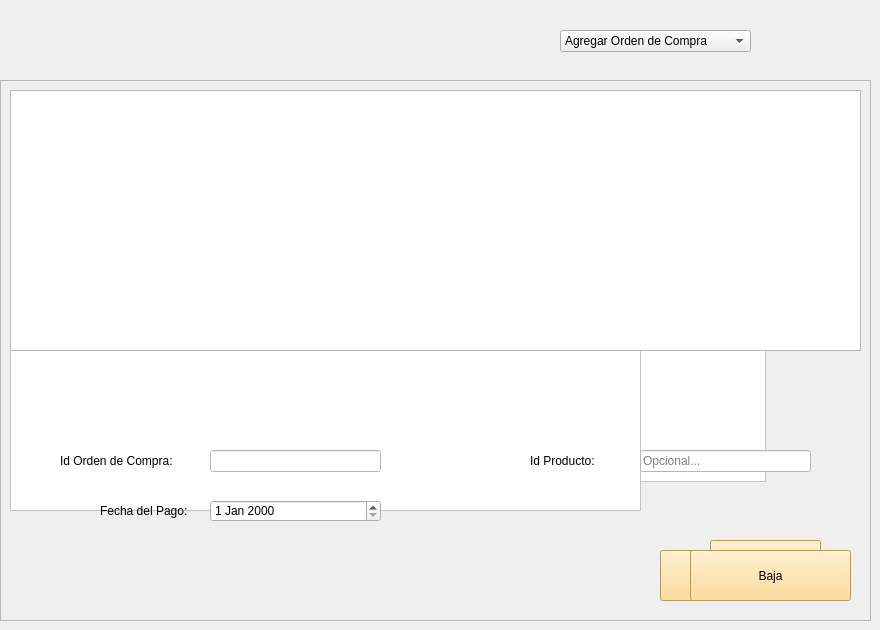
   <widget class="QWidget" name="tab_3">
    <attribute name="title">
     <string>Gestion de Pedidos</string>
    </attribute>
    <widget class="QLabel" name="label_21">
     <property name="geometry">
      <rect>
       <x>70</x>
       <y>110</y>
       <width>121</width>
       <height>21</height>
      </rect>
     </property>
     <property name="styleSheet">
      <string notr="true">font: 12pt &quot;Segoe UI&quot;;</string>
     </property>
     <property name="text">
      <string>Rut del provedor:</string>
     </property>
    </widget>
    <widget class="QLabel" name="label_22">
     <property name="geometry">
      <rect>
       <x>60</x>
       <y>160</y>
       <width>131</width>
       <height>21</height>
      </rect>
     </property>
     <property name="styleSheet">
      <string notr="true">font: 12pt &quot;Segoe UI&quot;;</string>
     </property>
     <property name="text">
      <string> Fecha Realizacion:</string>
     </property>
    </widget>
    <widget class="QLabel" name="label_23">
     <property name="geometry">
      <rect>
       <x>90</x>
       <y>220</y>
       <width>101</width>
       <height>21</height>
      </rect>
     </property>
     <property name="styleSheet">
      <string notr="true">font: 12pt &quot;Segoe UI&quot;;</string>
     </property>
     <property name="text">
      <string>Fecha Entrega:</string>
     </property>
    </widget>
    <widget class="QDateEdit" name="date_tab3_realiza">
     <property name="geometry">
      <rect>
       <x>210</x>
       <y>160</y>
       <width>110</width>
       <height>22</height>
      </rect>
     </property>
     <property name="toolTip">
      <string>&lt;html&gt;&lt;head/&gt;&lt;body&gt;&lt;p&gt;Ingrese la fehca en la que se realizo el pedido al prveedor.&lt;/p&gt;&lt;p&gt;&lt;br/&gt;&lt;/p&gt;&lt;/body&gt;&lt;/html&gt;</string>
     </property>
    </widget>
    <widget class="QDateEdit" name="date_tab3_Entrega">
     <property name="geometry">
      <rect>
       <x>210</x>
       <y>220</y>
       <width>110</width>
       <height>22</height>
      </rect>
     </property>
     <property name="toolTip">
      <string>&lt;html&gt;&lt;head/&gt;&lt;body&gt;&lt;p&gt;Ingrese la fecha en que el proveedor entrega el producto.&lt;/p&gt;&lt;/body&gt;&lt;/html&gt;</string>
     </property>
    </widget>
    <widget class="QLabel" name="label_24">
     <property name="geometry">
      <rect>
       <x>140</x>
       <y>270</y>
       <width>51</width>
       <height>21</height>
      </rect>
     </property>
     <property name="styleSheet">
      <string notr="true">font: 12pt &quot;Segoe UI&quot;;</string>
     </property>
     <property name="text">
      <string>Precio:</string>
     </property>
    </widget>
    <widget class="QLineEdit" name="txt_tab3_rut">
     <property name="geometry">
      <rect>
       <x>210</x>
       <y>110</y>
       <width>113</width>
       <height>22</height>
      </rect>
     </property>
     <property name="toolTip">
      <string>&lt;html&gt;&lt;head/&gt;&lt;body&gt;&lt;p&gt;debe ingresar el proveedor que le ha echo el pedido.&lt;/p&gt;&lt;/body&gt;&lt;/html&gt;</string>
     </property>
    </widget>
    <widget class="QLineEdit" name="txt_tab3_precio">
     <property name="geometry">
      <rect>
       <x>210</x>
       <y>270</y>
       <width>113</width>
       <height>22</height>
      </rect>
     </property>
     <property name="toolTip">
      <string>&lt;html&gt;&lt;head/&gt;&lt;body&gt;&lt;p&gt;Ingrese el precio del pedido.&lt;/p&gt;&lt;p&gt;&lt;br/&gt;&lt;/p&gt;&lt;/body&gt;&lt;/html&gt;</string>
     </property>
    </widget>
    <widget class="QComboBox" name="comboBox_tab3_estado">
     <property name="geometry">
      <rect>
       <x>140</x>
       <y>400</y>
       <width>171</width>
       <height>22</height>
      </rect>
     </property>
     <item>
      <property name="text">
       <string>Estado</string>
      </property>
     </item>
     <item>
      <property name="text">
       <string>Entregado</string>
      </property>
     </item>
     <item>
      <property name="text">
       <string>Pendiente</string>
      </property>
     </item>
     <item>
      <property name="text">
       <string>Cancelado</string>
      </property>
     </item>
    </widget>
    <widget class="QPushButton" name="btn_tab3_ingresar">
     <property name="geometry">
      <rect>
       <x>710</x>
       <y>540</y>
       <width>111</width>
       <height>51</height>
      </rect>
     </property>
     <property name="cursor">
      <cursorShape>PointingHandCursor</cursorShape>
     </property>
     <property name="styleSheet">
      <string notr="true">background-color: rgb(255, 212, 126);</string>
     </property>
     <property name="text">
      <string>Ingresar</string>
     </property>
    </widget>
    <widget class="QPlainTextEdit" name="txt_plain_tab3_desc">
     <property name="geometry">
      <rect>
       <x>510</x>
       <y>120</y>
       <width>291</width>
       <height>81</height>
      </rect>
     </property>
     <property name="toolTip">
      <string>&lt;html&gt;&lt;head/&gt;&lt;body&gt;&lt;p&gt;Agrege una descripcion del pedido de ser necesario.&lt;/p&gt;&lt;/body&gt;&lt;/html&gt;</string>
     </property>
     <property name="styleSheet">
      <string notr="true">background-color: rgb(255, 255, 255);</string>
     </property>
    </widget>
    <widget class="QLabel" name="label_25">
     <property name="geometry">
      <rect>
       <x>560</x>
       <y>90</y>
       <width>171</width>
       <height>21</height>
      </rect>
     </property>
     <property name="styleSheet">
      <string notr="true">font: 12pt &quot;Segoe UI&quot;;</string>
     </property>
     <property name="text">
      <string>Descripcion del pedido:</string>
     </property>
    </widget>
    <widget class="QLabel" name="lbl_msj_error_orders">
     <property name="geometry">
      <rect>
       <x>40</x>
       <y>510</y>
       <width>521</width>
       <height>31</height>
      </rect>
     </property>
     <property name="text">
      <string/>
     </property>
    </widget>
    <widget class="QListWidget" name="list_prod_tab3">
     <property name="geometry">
      <rect>
       <x>510</x>
       <y>290</y>
       <width>256</width>
       <height>192</height>
      </rect>
     </property>
     <property name="toolTip">
      <string>&lt;html&gt;&lt;head/&gt;&lt;body&gt;&lt;p&gt;Seleccione los porductos que este provedor le va a suministrar&lt;/p&gt;&lt;/body&gt;&lt;/html&gt;</string>
     </property>
     <property name="styleSheet">
      <string notr="true">background-color: rgb(255, 255, 255);</string>
     </property>
    </widget>
    <widget class="QLabel" name="label_20">
     <property name="geometry">
      <rect>
       <x>560</x>
       <y>220</y>
       <width>161</width>
       <height>31</height>
      </rect>
     </property>
     <property name="text">
      <string>&lt;html&gt;&lt;head/&gt;&lt;body&gt;&lt;p align=&quot;center&quot;&gt;&lt;span style=&quot; font-size:14pt;&quot;&gt;Lista de Productos&lt;/span&gt;&lt;/p&gt;&lt;/body&gt;&lt;/html&gt;</string>
     </property>
    </widget>
    <widget class="QLabel" name="label_27">
     <property name="geometry">
      <rect>
       <x>500</x>
       <y>260</y>
       <width>49</width>
       <height>16</height>
      </rect>
     </property>
     <property name="text">
      <string>Buscar:</string>
     </property>
    </widget>
    <widget class="QPushButton" name="btn_refresh_prod_tab3">
     <property name="geometry">
      <rect>
       <x>770</x>
       <y>300</y>
       <width>75</width>
       <height>21</height>
      </rect>
     </property>
     <property name="cursor">
      <cursorShape>PointingHandCursor</cursorShape>
     </property>
     <property name="styleSheet">
      <string notr="true">background-color: rgb(255, 212, 126);</string>
     </property>
     <property name="text">
      <string>refresh</string>
     </property>
     <property name="icon">
      <iconset>
       <normaloff>../Img/actualizar.png</normaloff>../Img/actualizar.png</iconset>
     </property>
    </widget>
    <widget class="QLineEdit" name="txt_serch_prod_tab3">
     <property name="geometry">
      <rect>
       <x>552</x>
       <y>260</y>
       <width>161</width>
       <height>22</height>
      </rect>
     </property>
     <property name="whatsThis">
      <string>&lt;html&gt;&lt;head/&gt;&lt;body&gt;&lt;p&gt;Ingrese el nombre&lt;/p&gt;&lt;/body&gt;&lt;/html&gt;</string>
     </property>
     <property name="styleSheet">
      <string notr="true">background-color: rgb(255, 255, 255);</string>
     </property>
     <property name="placeholderText">
      <string>Ingrese el nombre...</string>
     </property>
    </widget>
    <widget class="QPushButton" name="btn_serch_prod_tab3">
     <property name="geometry">
      <rect>
       <x>720</x>
       <y>260</y>
       <width>21</width>
       <height>21</height>
      </rect>
     </property>
     <property name="cursor">
      <cursorShape>PointingHandCursor</cursorShape>
     </property>
     <property name="styleSheet">
      <string notr="true">background-color: rgb(255, 212, 126);</string>
     </property>
     <property name="text">
      <string/>
     </property>
     <property name="icon">
      <iconset>
       <normaloff>../Img/lupa.png</normaloff>../Img/lupa.png</iconset>
     </property>
    </widget>
    <widget class="QLineEdit" name="txt_tab3_cantidad">
     <property name="geometry">
      <rect>
       <x>210</x>
       <y>330</y>
       <width>113</width>
       <height>22</height>
      </rect>
     </property>
     <property name="toolTip">
      <string>&lt;html&gt;&lt;head/&gt;&lt;body&gt;&lt;p&gt;Ingrese el precio del pedido.&lt;/p&gt;&lt;p&gt;&lt;br/&gt;&lt;/p&gt;&lt;/body&gt;&lt;/html&gt;</string>
     </property>
    </widget>
    <widget class="QLabel" name="label_55">
     <property name="geometry">
      <rect>
       <x>120</x>
       <y>330</y>
       <width>71</width>
       <height>21</height>
      </rect>
     </property>
     <property name="styleSheet">
      <string notr="true">font: 12pt &quot;Segoe UI&quot;;</string>
     </property>
     <property name="text">
      <string>Cantidad:</string>
     </property>
    </widget>
    <widget class="QComboBox" name="comboBox_tab3_change">
     <property name="geometry">
      <rect>
       <x>560</x>
       <y>30</y>
       <width>191</width>
       <height>22</height>
      </rect>
     </property>
     <property name="cursor">
      <cursorShape>PointingHandCursor</cursorShape>
     </property>
     <item>
      <property name="text">
       <string>Agregar Orden de Compra</string>
      </property>
     </item>
     <item>
      <property name="text">
       <string>Editar Orden de Compra</string>
      </property>
     </item>
     <item>
      <property name="text">
       <string>Dar de baja una orden</string>
      </property>
     </item>
    </widget>
    <widget class="QFrame" name="frame_3">
     <property name="geometry">
      <rect>
       <x>0</x>
       <y>80</y>
       <width>871</width>
       <height>541</height>
      </rect>
     </property>
     <property name="frameShape">
      <enum>QFrame::StyledPanel</enum>
     </property>
     <property name="frameShadow">
      <enum>QFrame::Raised</enum>
     </property>
     <widget class="QTableView" name="table_tab3_edit_order">
      <property name="geometry">
       <rect>
        <x>10</x>
        <y>60</y>
        <width>631</width>
        <height>371</height>
       </rect>
      </property>
      <property name="styleSheet">
       <string notr="true">background-color: rgb(255, 255, 255);</string>
      </property>
     </widget>
     <widget class="QLabel" name="label_26">
      <property name="geometry">
       <rect>
        <x>10</x>
        <y>20</y>
        <width>251</width>
        <height>31</height>
       </rect>
      </property>
      <property name="styleSheet">
       <string notr="true">font: 16pt &quot;Segoe UI&quot;;</string>
      </property>
      <property name="text">
       <string>&lt;html&gt;&lt;head/&gt;&lt;body&gt;&lt;p align=&quot;center&quot;&gt;Editar Orden de Compra:&lt;/p&gt;&lt;/body&gt;&lt;/html&gt;</string>
      </property>
     </widget>
     <widget class="QPushButton" name="btn_tab3_edit_order">
      <property name="geometry">
       <rect>
        <x>660</x>
        <y>470</y>
        <width>161</width>
        <height>51</height>
       </rect>
      </property>
      <property name="styleSheet">
       <string notr="true">background-color: rgb(255, 212, 126);</string>
      </property>
      <property name="text">
       <string>Ingresar</string>
      </property>
     </widget>
     <widget class="QLabel" name="lbl_error_edit_tab3">
      <property name="geometry">
       <rect>
        <x>30</x>
        <y>470</y>
        <width>541</width>
        <height>41</height>
       </rect>
      </property>
      <property name="text">
       <string/>
      </property>
     </widget>
     <widget class="QFrame" name="frame_baja_orden_tab3">
      <property name="geometry">
       <rect>
        <x>0</x>
        <y>-10</y>
        <width>891</width>
        <height>591</height>
       </rect>
      </property>
      <property name="frameShape">
       <enum>QFrame::StyledPanel</enum>
      </property>
      <property name="frameShadow">
       <enum>QFrame::Raised</enum>
      </property>
      <widget class="QPushButton" name="btn_tab3_edit_order_3">
       <property name="geometry">
        <rect>
         <x>690</x>
         <y>480</y>
         <width>161</width>
         <height>51</height>
        </rect>
       </property>
       <property name="styleSheet">
        <string notr="true">background-color: rgb(255, 212, 126);</string>
       </property>
       <property name="text">
        <string>Baja</string>
       </property>
      </widget>
      <widget class="QTableView" name="tableView_3">
       <property name="geometry">
        <rect>
         <x>10</x>
         <y>20</y>
         <width>851</width>
         <height>261</height>
        </rect>
       </property>
      </widget>
      <widget class="QLabel" name="label_30">
       <property name="geometry">
        <rect>
         <x>60</x>
         <y>380</y>
         <width>151</width>
         <height>21</height>
        </rect>
       </property>
       <property name="styleSheet">
        <string notr="true">font: 12pt &quot;Segoe UI&quot;;</string>
       </property>
       <property name="text">
        <string>Id Orden de Compra:</string>
       </property>
      </widget>
      <widget class="QLineEdit" name="txt_id_orden_tab3_2">
       <property name="geometry">
        <rect>
         <x>210</x>
         <y>380</y>
         <width>171</width>
         <height>22</height>
        </rect>
       </property>
       <property name="styleSheet">
        <string notr="true">background-color: rgb(255, 255, 255);</string>
       </property>
      </widget>
      <widget class="QLabel" name="label_31">
       <property name="geometry">
        <rect>
         <x>100</x>
         <y>430</y>
         <width>111</width>
         <height>21</height>
        </rect>
       </property>
       <property name="styleSheet">
        <string notr="true">font: 12pt &quot;Segoe UI&quot;;</string>
       </property>
       <property name="text">
        <string>Fecha del Pago:</string>
       </property>
      </widget>
      <widget class="QLabel" name="lbl_error_baja_tab3_2">
       <property name="geometry">
        <rect>
         <x>20</x>
         <y>480</y>
         <width>641</width>
         <height>41</height>
        </rect>
       </property>
       <property name="styleSheet">
        <string notr="true">color: rgb(255, 0, 0);</string>
       </property>
       <property name="text">
        <string/>
       </property>
      </widget>
      <widget class="QDateEdit" name="date_tab3_pay">
       <property name="geometry">
        <rect>
         <x>210</x>
         <y>430</y>
         <width>171</width>
         <height>22</height>
        </rect>
       </property>
      </widget>
      <widget class="QLineEdit" name="txt_id_prod_tab3">
       <property name="geometry">
        <rect>
         <x>640</x>
         <y>380</y>
         <width>171</width>
         <height>22</height>
        </rect>
       </property>
       <property name="toolTip">
        <string>&lt;html&gt;&lt;head/&gt;&lt;body&gt;&lt;p&gt;Ingrese el id del producto de una orden si desea eliminar ese producto de la orden especificada&lt;/p&gt;&lt;/body&gt;&lt;/html&gt;</string>
       </property>
       <property name="styleSheet">
        <string notr="true">background-color: rgb(255, 255, 255);</string>
       </property>
       <property name="text">
        <string/>
       </property>
       <property name="placeholderText">
        <string>Opcional...</string>
       </property>
      </widget>
      <widget class="QLabel" name="label_34">
       <property name="geometry">
        <rect>
         <x>530</x>
         <y>380</y>
         <width>91</width>
         <height>21</height>
        </rect>
       </property>
       <property name="toolTip">
        <string>&lt;html&gt;&lt;head/&gt;&lt;body&gt;&lt;p&gt;Ingrese el id del producto de una orden si desea eliminar ese producto de la orden especificada&lt;/p&gt;&lt;/body&gt;&lt;/html&gt;</string>
       </property>
       <property name="styleSheet">
        <string notr="true">font: 12pt &quot;Segoe UI&quot;;</string>
       </property>
       <property name="text">
        <string>Id Producto:</string>
       </property>
      </widget>
     </widget>
    </widget>
   </widget>
